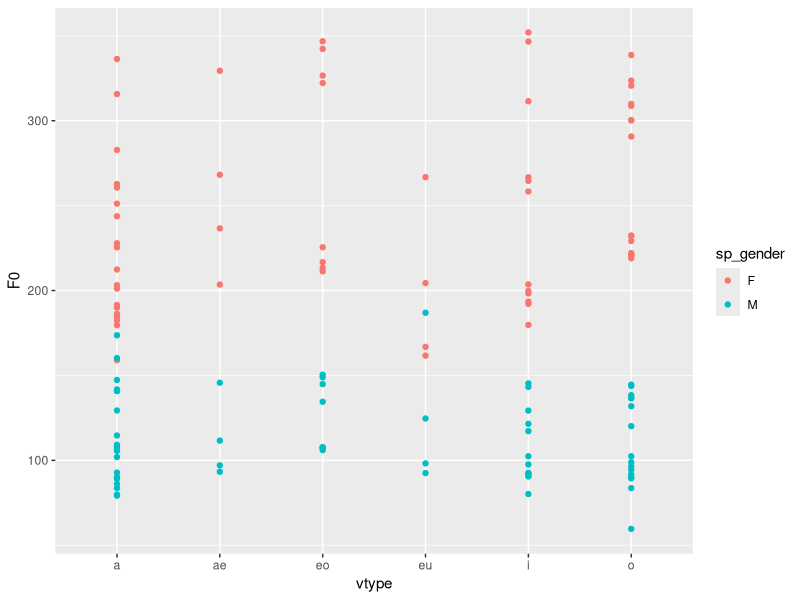
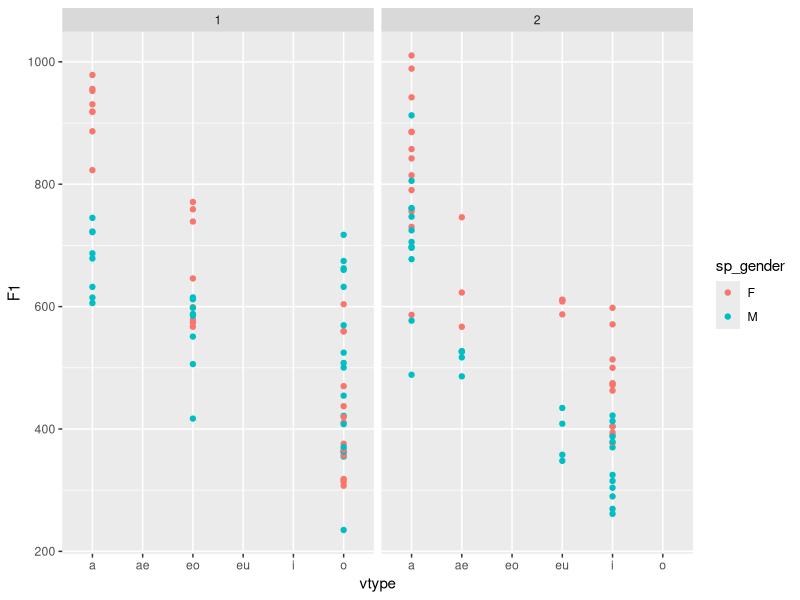
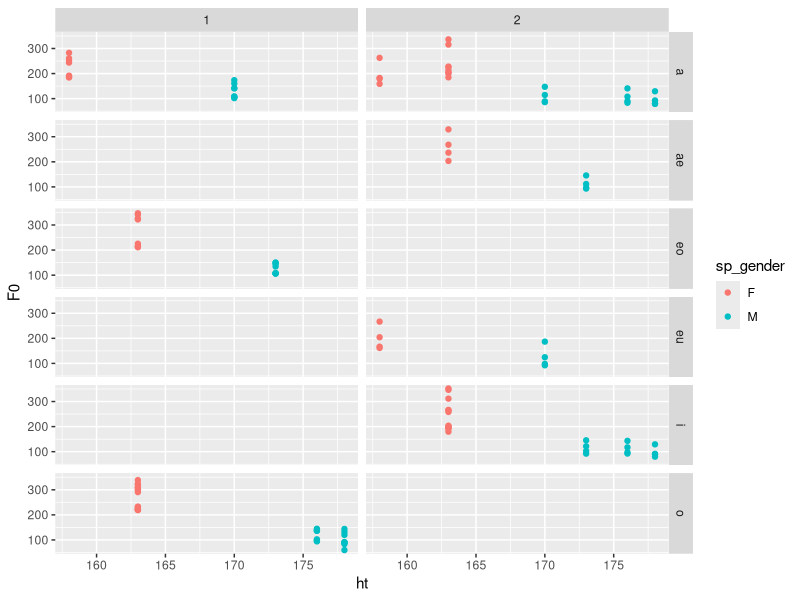
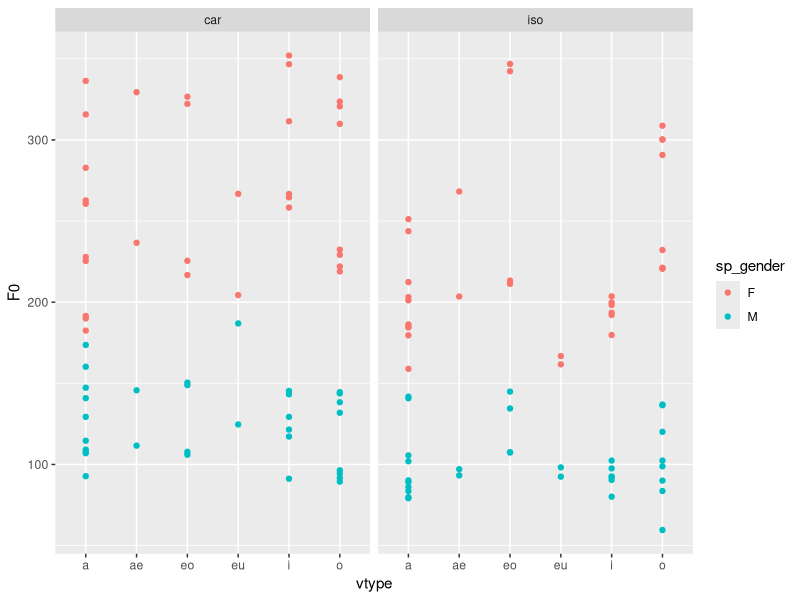
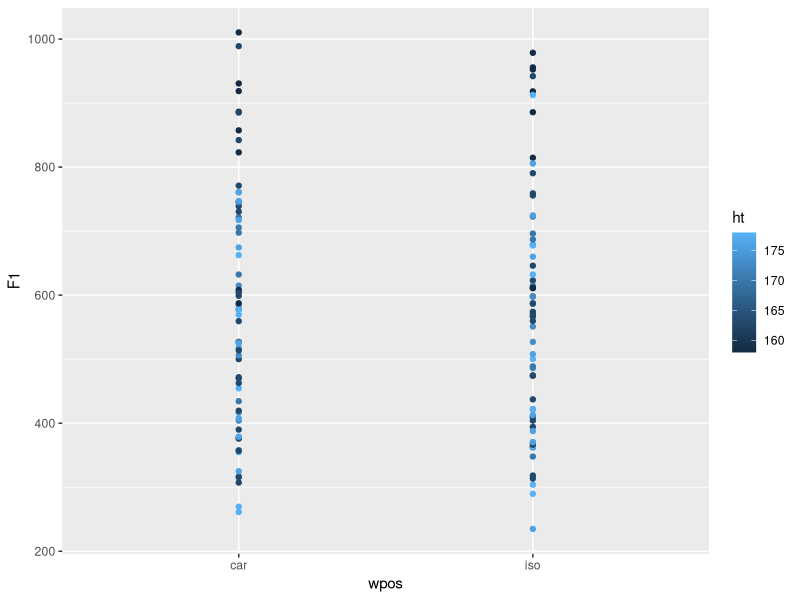
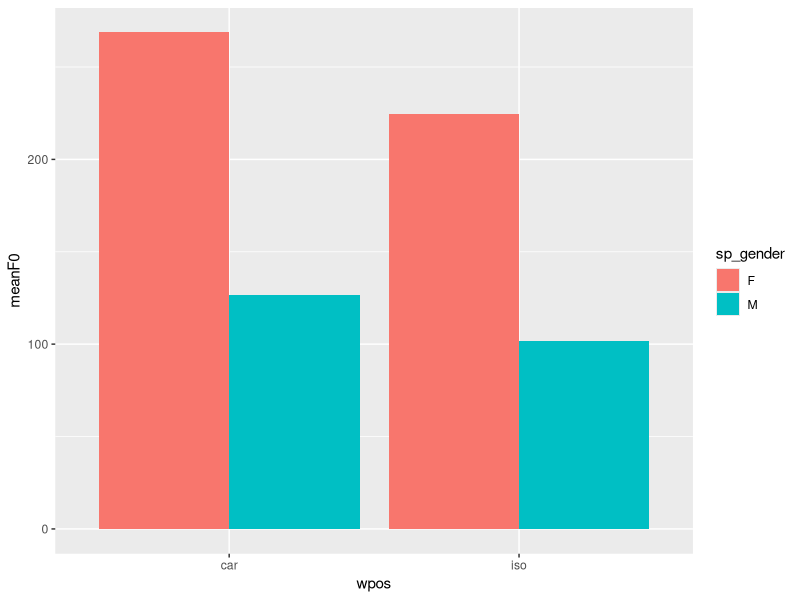
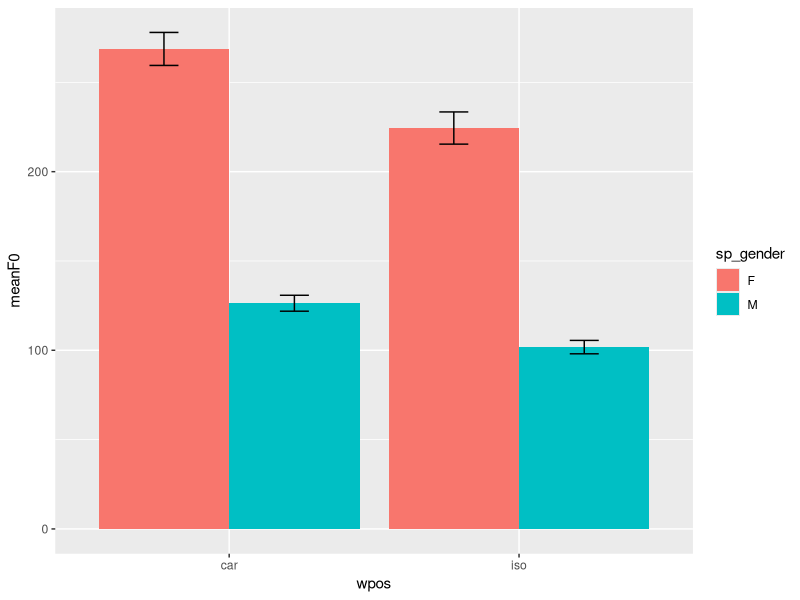
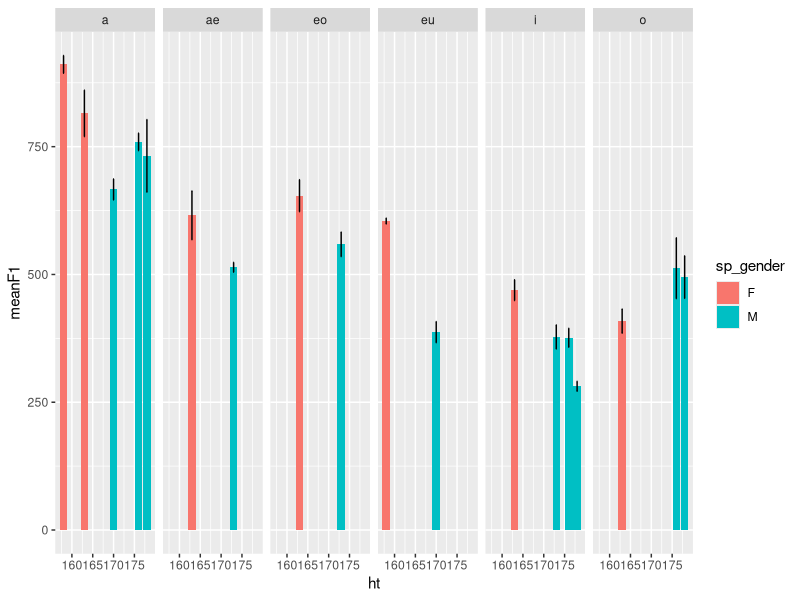

R code for these plots, in order:
## ---- chunk 1
## Call this in whenever you want to use associated packages such as ggplot2, tidyr, etc.
library(tidyverse)
knitr::opts_chunk$set(echo = TRUE, cache=TRUE)

## The data
# datv is now fixed
datv <- read.csv('asmt1-korean-vowels.csv')
datc <- read.csv('asmt1-korean-stops.csv')
datg <- read.csv('asmt3-korean-ganong.csv')
## ---- chunk 2
head(datv)
head(datc)
head(datg)
## ---- chunk 3
datv %>%
  ggplot(aes(x = vtype, y = F0, col = sp_gender)) + 
  geom_point() 
## ---- chunk 4
datv %>%
  ggplot(aes(x = vtype, y = F1, col = sp_gender)) + 
  geom_point() +
  facet_grid(. ~ vpos)


datv %>%
  ggplot(aes(x = ht, y = F0, col = sp_gender)) + 
  geom_point() +
  facet_grid(vtype ~ vpos)
## ---- chunk 5
datv %>%
  ggplot(aes(x = vtype, y = F0, col = sp_gender)) + 
  geom_point() +
  facet_grid(. ~ wpos)
## ---- chunk 6
datv %>%
  ggplot(aes(x = wpos, y = F1, col = ht)) + 
  geom_point()
## ---- chunk 7
# By default, saves the last plot
ggsave("datv_ht1.pdf")

# You can designate a variable to a particular plot, then save:
p1 <- datv %>%
  ggplot(aes(x = ht, y = F0, col = sp_gender)) + 
  geom_point() 

# The full specifications of parameters
ggsave("datv_ht2.png", plot = p1, device = NULL, path = NULL,
  scale = 1, width = NA, height = NA, units = c("in", "cm", "mm"),
  dpi = 300, limitsize = TRUE)
## ---- chunk 8
datv_means <- datv %>%
  group_by(sp_gender, wpos) %>%
  summarise(meanF0 = mean(F0))
datv_means
## ---- chunk 9
datv_means %>%
  ggplot(aes(x = wpos, y = meanF0, fill = sp_gender)) + 
  geom_bar(position=position_dodge(.9), stat = "identity")
## ---- chunk 10
datv_means2 <- datv %>%
  group_by(sp_gender, wpos) %>%
  summarise(meanF0 = mean(F0),
            nF0 = n(),
            sdF0 = sd(F0), 
            seF0 = sdF0/sqrt(nF0))
datv_means2
## ---- chunk 11
datv_means2 %>%
  ggplot(aes(x = wpos, y = meanF0, fill = sp_gender)) + 
  geom_bar(position=position_dodge(.9), stat = "identity") +
  geom_errorbar(aes(ymin=meanF0-seF0, ymax=meanF0+seF0),
                width=.2,                    # Width of the error bars
                position=position_dodge(.9))
## ---- chunk 12
datv_means_ht <- datv %>%
  group_by(sp_gender, ht, vtype) %>%
  summarise(meanF1 = mean(F1),
            meanF2 = mean(F2),
            meanF3 = mean(F3),
            n = n(),
            sdF1 = sd(F1), 
            sdF2 = sd(F2),
            sdF3 = sd(F3),
            seF1 = sdF1/sqrt(n),
            seF2 = sdF2/sqrt(n),
            seF3 = sdF3/sqrt(n))
datv_means_ht

datv_means_ht %>%
  ggplot(aes(x = ht, y = meanF1, fill = sp_gender)) + 
  geom_bar(stat = "identity") +
  geom_errorbar(aes(ymin=meanF1-seF1, ymax=meanF1+seF1),
                width=.2,                    # Width of the error bars
                position=position_dodge(.9)) +
  facet_grid(. ~ vtype)
## ---- chunk 13
head(datc)

datc_means <- datc %>%
  group_by(stop, wpos) %>%
  summarise(meanF0 = mean(v1F0on),
            n = n(),
            sdF0 = sd(v1F0on), 
            seF0 = sdF0/sqrt(n),
            meanVOT = mean(VOT),
            sdVOT = sd(VOT), 
            seVOT = sdVOT/sqrt(n)
            )
datc_means

datc_means %>%
  ggplot(aes(x = stop, y = meanF0, fill = wpos)) + 
  geom_bar(stat = "identity") +
  geom_errorbar(aes(ymin=meanF0-seF0, ymax=meanF0+seF0),
                width=.2,                    # Width of the error bars
                position=position_dodge(.9)) +
  facet_grid(. ~ wpos)
